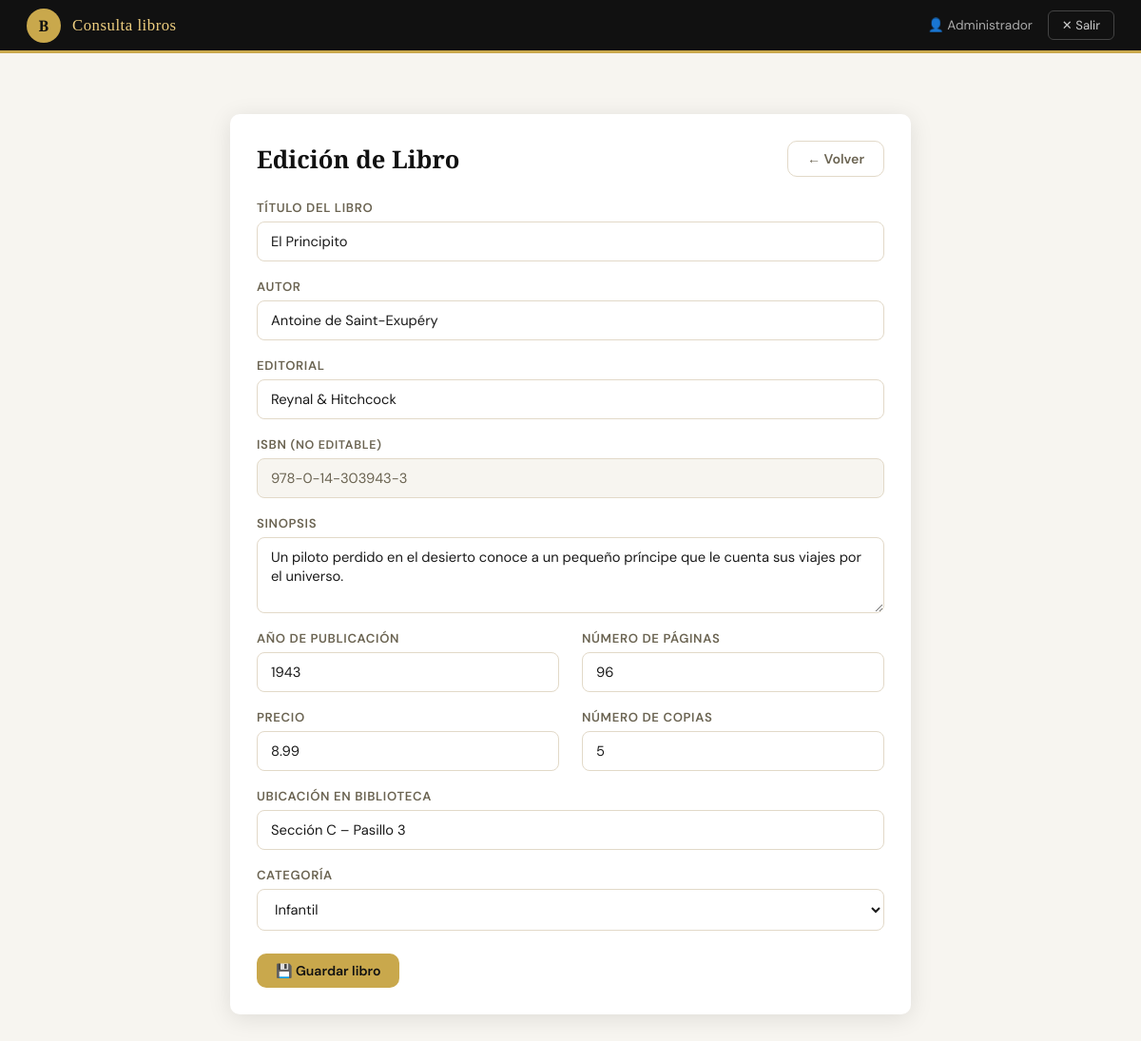
The app's page /index.php?action=editar&isbn=978-0-14-303943-3 (signed in) with its own data.
### tables this page shows
CREATE TABLE IF NOT EXISTS Libros (
    ISBN            VARCHAR(20)     PRIMARY KEY,
    Titulo          VARCHAR(255)    NOT NULL,
    Autor           VARCHAR(255)    NOT NULL,
    Editorial       VARCHAR(150)    NOT NULL,
    Sinopsis        TEXT,
    AnioPublicacion YEAR            NOT NULL,
    NumeroPaginas   INT             NOT NULL,
    Precio          DECIMAL(10,2)   NOT NULL,
    Ubicacion       VARCHAR(100)    NOT NULL,
    NumeroCopias    INT             NOT NULL DEFAULT 1,
    Categoria       VARCHAR(100)    NOT NULL,
    FechaRegistro   DATETIME        NOT NULL DEFAULT CURRENT_TIMESTAMP,
    Estado          ENUM('disponible','prestado','mantenimiento','perdido')
                                    NOT NULL DEFAULT 'disponible',
    INDEX idx_titulo (Titulo(50)),
    INDEX idx_autor  (Autor(50))
);

### controllers/LibroController.php (called while the page is built, shortened)
<?php
require_once __DIR__ . '/../models/LibroModel.php';
class LibroController {
    private LibroModel $model;
    public function __construct() {
        $this->model = new LibroModel();
    }
    public function editarForm(): void {
        $isbn  = $_GET['isbn'] ?? '';
        $libro = $_SESSION['form_datos'] ?? $this->model->getByISBN($isbn);
        $errores  = $_SESSION['form_errores'] ?? [];
        require __DIR__ . '/../views/libros/editar.php';
    }
}

### config/db.php (called while the page is built)
<?php
function getDB(): PDO {
    $host     = getenv('DB_HOST')     ?: 'localhost';
    $port     = getenv('DB_PORT')     ?: '3306';
    $dbname   = getenv('DB_NAME')     ?: 'olp300';
    $user     = getenv('DB_USER')     ?: 'root';
    $password = getenv('DB_PASSWORD') ?: '';
    $dsn = "mysql:host=$host;port=$port;dbname=$dbname;charset=utf8mb4";
    try {
        $pdo = new PDO($dsn, $user, $password, [
            PDO::ATTR_ERRMODE            => PDO::ERRMODE_EXCEPTION,
            PDO::ATTR_DEFAULT_FETCH_MODE => PDO::FETCH_ASSOC,
            PDO::ATTR_EMULATE_PREPARES   => false,
        ]);
        return $pdo;
    } catch (PDOException $e) {
        error_log('DB Connection error: ' . $e->getMessage());
        die(json_encode(['error' => 'Error de conexión a la base de datos.']));
    }
}

### models/LibroModel.php (called while the page is built, shortened)
<?php
require_once __DIR__ . '/../config/db.php';
class LibroModel {
    private PDO $db;
    public function __construct() {
        $this->db = getDB();
    }
    public function getByISBN(string $isbn): array|false {
        $stmt = $this->db->prepare(
            'SELECT * FROM Libros WHERE ISBN = :isbn LIMIT 1'
        );
        $stmt->execute([':isbn' => $isbn]);
        return $stmt->fetch();
    }
}

### views/libros/editar.php (the view, shortened to what this page needs)
<!DOCTYPE html>
<html lang="es">
<head>
  <link rel="stylesheet" href="public/css/style.css">
</head>
<body>
<header class="topbar">
  <div class="topbar__brand">
    <div class="topbar__logo">B</div>
    <span class="topbar__title">Consulta libros</span>
  </div>
  <nav class="topbar__nav">
    <span class="topbar__user">👤 <?= htmlspecialchars($_SESSION['nombre'] ?? '') ?></span>
    <a href="index.php?action=logout" class="btn-exit">✕ Salir</a>
  </nav>
</header>
<main class="page page-narrow" style="margin-top:28px;">
  <div class="card">
    <div class="card-body">
      <div class="page-header" style="margin-bottom:24px;">
        <h1 style="font-size:1.6rem;">Edición de Libro</h1>
        <a href="index.php?action=catalogo" class="btn btn-secondary">← Volver</a>
      </div>
      <form method="POST" action="index.php?action=editar">
        <div class="form-grid">
          <div class="form-group full">
            <label for="titulo">Título del libro</label>
            <input type="text" id="titulo" name="titulo"
              value="<?= htmlspecialchars($libro['Titulo'] ?? '') ?>"
              class="<?= in_array('titulo', $errores) ? 'error' : '' ?>">
          </div>
          <div class="form-group full">
            <label for="autor">Autor</label>
            <input type="text" id="autor" name="autor"
              value="<?= htmlspecialchars($libro['Autor'] ?? '') ?>"
              class="<?= in_array('autor', $errores) ? 'error' : '' ?>">
          </div>
          <div class="form-group full">
            <label for="editorial">Editorial</label>
            <input type="text" id="editorial" name="editorial"
              value="<?= htmlspecialchars($libro['Editorial'] ?? '') ?>"
              class="<?= in_array('editorial', $errores) ? 'error' : '' ?>">
          </div>
          <div class="form-group full">
            <label>ISBN <span style="color:var(--text-muted);font-size:.78rem;">(no editable)</span></label>
            <input type="text" value="<?= htmlspecialchars($libro['ISBN']) ?>" readonly>
          </div>
          <div class="form-group full">
            <label for="sinopsis">Sinopsis</label>
            <textarea id="sinopsis" name="sinopsis"><?= htmlspecialchars($libro['Sinopsis'] ?? '') ?></textarea>
          </div>
          <div class="form-group">
            <label for="anio">Año de publicación</label>
            <input type="number" id="anio" name="anio"
              min="1000" max="2099"
              value="<?= htmlspecialchars($libro['AnioPublicacion'] ?? '') ?>"
              class="<?= in_array('anio', $errores) ? 'error' : '' ?>">
          </div>
          <div class="form-group">
            <label for="paginas">Número de páginas</label>
            <input type="number" id="paginas" name="paginas" min="1"
              value="<?= htmlspecialchars($libro['NumeroPaginas'] ?? '') ?>"
              class="<?= in_array('paginas', $errores) ? 'error' : '' ?>">
          </div>
          <div class="form-group">
            <label for="precio">Precio</label>
            <input type="number" id="precio" name="precio" min="0" step="0.01"
              value="<?= htmlspecialchars($libro['Precio'] ?? '') ?>"
              class="<?= in_array('precio', $errores) ? 'error' : '' ?>">
          </div>
          <div class="form-group">
            <label for="copias">Número de copias</label>
            <input type="number" id="copias" name="copias" min="1"
              value="<?= htmlspecialchars($libro['NumeroCopias'] ?? '') ?>"
              class="<?= in_array('copias', $errores) ? 'error' : '' ?>">
          </div>
          <div class="form-group full">
            <label for="ubicacion">Ubicación en biblioteca</label>
            <input type="text" id="ubicacion" name="ubicacion"
              value="<?= htmlspecialchars($libro['Ubicacion'] ?? '') ?>"
              class="<?= in_array('ubicacion', $errores) ? 'error' : '' ?>">
          </div>
          <div class="form-group full">
            <label for="categoria">Categoría</label>
            <select id="categoria" name="categoria"
              class="<?= in_array('categoria', $errores) ? 'error' : '' ?>">
              <?php
                $categorias = ['Ficción','Ciencia Ficción','No Ficción','Infantil','Juvenil',
                               'Historia','Ciencia','Tecnología','Arte','Filosofía','Derecho','Medicina','Otro'];
                foreach ($categorias as $cat):
                  $sel = ($libro['Categoria'] ?? '') === $cat ? 'selected' : '';
              ?>
              <option value="<?= $cat ?>" <?= $sel ?>><?= $cat ?></option>
              <?php endforeach; ?>
            </select>
          </div>
        </div>
        <div style="margin-top:24px;">
          <button type="submit" class="btn btn-primary">💾 Guardar libro</button>
        </div>
      </form>
    </div>
  </div>
</main>
</body>
</html>

### public/css/style.css (style rules this page uses)
:root { --gold: #C9A84C; --gold-dark: #A07828; --gold-light: #F0D080; --black: #111111; --dark: #1A1A1A; --surface: #FFFFFF; --surface-2: #F7F5F0; --border: #E2D9C8; --text: #1A1A1A; --text-muted: #6B6452; --danger: #C0392B; --danger-bg: #FDF0EE; --success: #1E7E34; --success-bg: #EBF7ED; --warning: #856404; --warning-bg: #FFF3CD; --radius: 10px; --shadow: 0 4px 24px rgba(0,0,0,.10); --shadow-sm: 0 2px 8px rgba(0,0,0,.07); --transition: .18s ease; --font-display: 'Playfair Display', Georgia, serif; --font-body: 'DM Sans', system-ui, sans-serif; }
*, *::before, *::after { box-sizing: border-box; margin: 0; padding: 0; }
html { font-size: 16px; }
body { font-family: var(--font-body); background: var(--surface-2); color: var(--text); min-height: 100vh; }
a { color: inherit; text-decoration: none; }
button { cursor: pointer; font-family: inherit; }
input, select, textarea { font-family: inherit; }
.topbar { background: var(--black); color: #fff; height: 56px; display: flex; align-items: center; justify-content: space-between; padding: 0 28px; position: sticky; top: 0; z-index: 100; border-bottom: 3px solid var(--gold); }
.topbar__brand { display: flex; align-items: center; gap: 12px; }
.topbar__logo { width: 36px; height: 36px; background: var(--gold); border-radius: 50%; display: flex; align-items: center; justify-content: center; font-family: var(--font-display); font-size: 16px; color: var(--black); font-weight: 700; }
.topbar__title { font-family: var(--font-display); font-size: 1.05rem; color: var(--gold-light); letter-spacing: .03em; }
.topbar__nav { display: flex; align-items: center; gap: 8px; }
.topbar__user { font-size: .85rem; color: #aaa; margin-right: 8px; }
.btn-exit { background: transparent; border: 1px solid #444; color: #ccc; padding: 6px 14px; border-radius: 6px; font-size: .82rem; transition: var(--transition); }
.page { padding: 36px 32px; max-width: 1200px; margin: 0 auto; }
.page-narrow { max-width: 780px; }
.page-header { display: flex; align-items: center; justify-content: space-between; margin-bottom: 24px; }
.page-header h1 { font-family: var(--font-display); font-size: 2rem; color: var(--black); }
.btn { display: inline-flex; align-items: center; gap: 6px; padding: 9px 20px; border-radius: var(--radius); font-size: .88rem; font-weight: 600; border: none; transition: var(--transition); white-space: nowrap; }
.btn-primary { background: var(--gold); color: var(--black); }
.btn-secondary { background: transparent; border: 1.5px solid var(--border); color: var(--text-muted); }
.card { background: var(--surface); border-radius: var(--radius); box-shadow: var(--shadow); overflow: hidden; }
.card-body { padding: 28px; }
.form-grid { display: grid; grid-template-columns: 1fr 1fr; gap: 18px 24px; }
.form-grid .full { grid-column: 1 / -1; }
.form-group { display: flex; flex-direction: column; gap: 6px; }
.form-group label { font-size: .82rem; font-weight: 600; color: var(--text-muted); text-transform: uppercase; letter-spacing: .05em; }
.form-group input, .form-group select, .form-group textarea { border: 1.5px solid var(--border); border-radius: 8px; padding: 10px 14px; font-size: .92rem; outline: none; transition: var(--transition); background: #fff; color: var(--text); }
.form-group textarea { resize: vertical; min-height: 80px; }
.form-group input[readonly] { background: var(--surface-2); color: var(--text-muted); }

### records on screen
libros: titulo "El Principito", autor "Antoine de Saint-Exupéry", editorial "Reynal & Hitchcock", ISBN "978-0-14-303943-3", sinopsis "Un piloto perdido en el desierto conoce a un pequeño príncipe que le cuenta sus viajes por el universo.", anio "1943", paginas "96", precio "8.99", copias "5", ubicacion "Sección C – Pasillo 3"

### other values on screen
$_SESSION['nombre'] "Administrador"
form field categoria "Infantil"
